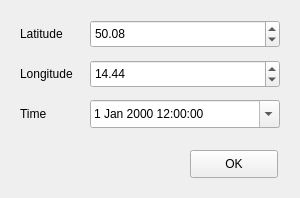
<?xml version="1.0" encoding="UTF-8"?>
<ui version="4.0">
 <class>SunWidget</class>
 <widget class="QMainWindow" name="SunWidget">
  <property name="geometry">
   <rect>
    <x>0</x>
    <y>0</y>
    <width>300</width>
    <height>198</height>
   </rect>
  </property>
  <property name="sizePolicy">
   <sizepolicy hsizetype="Expanding" vsizetype="Expanding">
    <horstretch>1</horstretch>
    <verstretch>1</verstretch>
   </sizepolicy>
  </property>
  <property name="maximumSize">
   <size>
    <width>500</width>
    <height>300</height>
   </size>
  </property>
  <property name="windowTitle">
   <string>MPCV</string>
  </property>
  <widget class="QWidget" name="widget">
   <widget class="QDoubleSpinBox" name="latitude">
    <property name="geometry">
     <rect>
      <x>90</x>
      <y>20</y>
      <width>190</width>
      <height>28</height>
     </rect>
    </property>
    <property name="minimum">
     <double>-180.000000000000000</double>
    </property>
    <property name="maximum">
     <double>180.000000000000000</double>
    </property>
    <property name="value">
     <double>50.079999999999998</double>
    </property>
   </widget>
   <widget class="QDoubleSpinBox" name="longitude">
    <property name="geometry">
     <rect>
      <x>90</x>
      <y>60</y>
      <width>190</width>
      <height>28</height>
     </rect>
    </property>
    <property name="minimum">
     <double>-180.000000000000000</double>
    </property>
    <property name="maximum">
     <double>180.000000000000000</double>
    </property>
    <property name="value">
     <double>14.440000000000000</double>
    </property>
   </widget>
   <widget class="QLabel" name="label">
    <property name="geometry">
     <rect>
      <x>20</x>
      <y>20</y>
      <width>57</width>
      <height>28</height>
     </rect>
    </property>
    <property name="text">
     <string>Latitude</string>
    </property>
   </widget>
   <widget class="QLabel" name="label_2">
    <property name="geometry">
     <rect>
      <x>20</x>
      <y>60</y>
      <width>57</width>
      <height>28</height>
     </rect>
    </property>
    <property name="text">
     <string>Longitude</string>
    </property>
   </widget>
   <widget class="QDateTimeEdit" name="time">
    <property name="geometry">
     <rect>
      <x>90</x>
      <y>100</y>
      <width>190</width>
      <height>28</height>
     </rect>
    </property>
    <property name="minimumSize">
     <size>
      <width>190</width>
      <height>28</height>
     </size>
    </property>
    <property name="time">
     <time>
      <hour>12</hour>
      <minute>0</minute>
      <second>0</second>
     </time>
    </property>
    <property name="calendarPopup">
     <bool>true</bool>
    </property>
    <property name="timeSpec">
     <enum>Qt::LocalTime</enum>
    </property>
   </widget>
   <widget class="QLabel" name="label_3">
    <property name="geometry">
     <rect>
      <x>20</x>
      <y>100</y>
      <width>57</width>
      <height>28</height>
     </rect>
    </property>
    <property name="text">
     <string>Time</string>
    </property>
   </widget>
   <widget class="QPushButton" name="pushButton">
    <property name="geometry">
     <rect>
      <x>190</x>
      <y>150</y>
      <width>88</width>
      <height>28</height>
     </rect>
    </property>
    <property name="text">
     <string>OK</string>
    </property>
   </widget>
   <action name="actionSave_render">
    <property name="text">
     <string>Save render</string>
    </property>
   </action>
   <action name="actionClose">
    <property name="text">
     <string>Close</string>
    </property>
   </action>
  </widget>
 </widget>
 <resources/>
 <connections/>
</ui>
